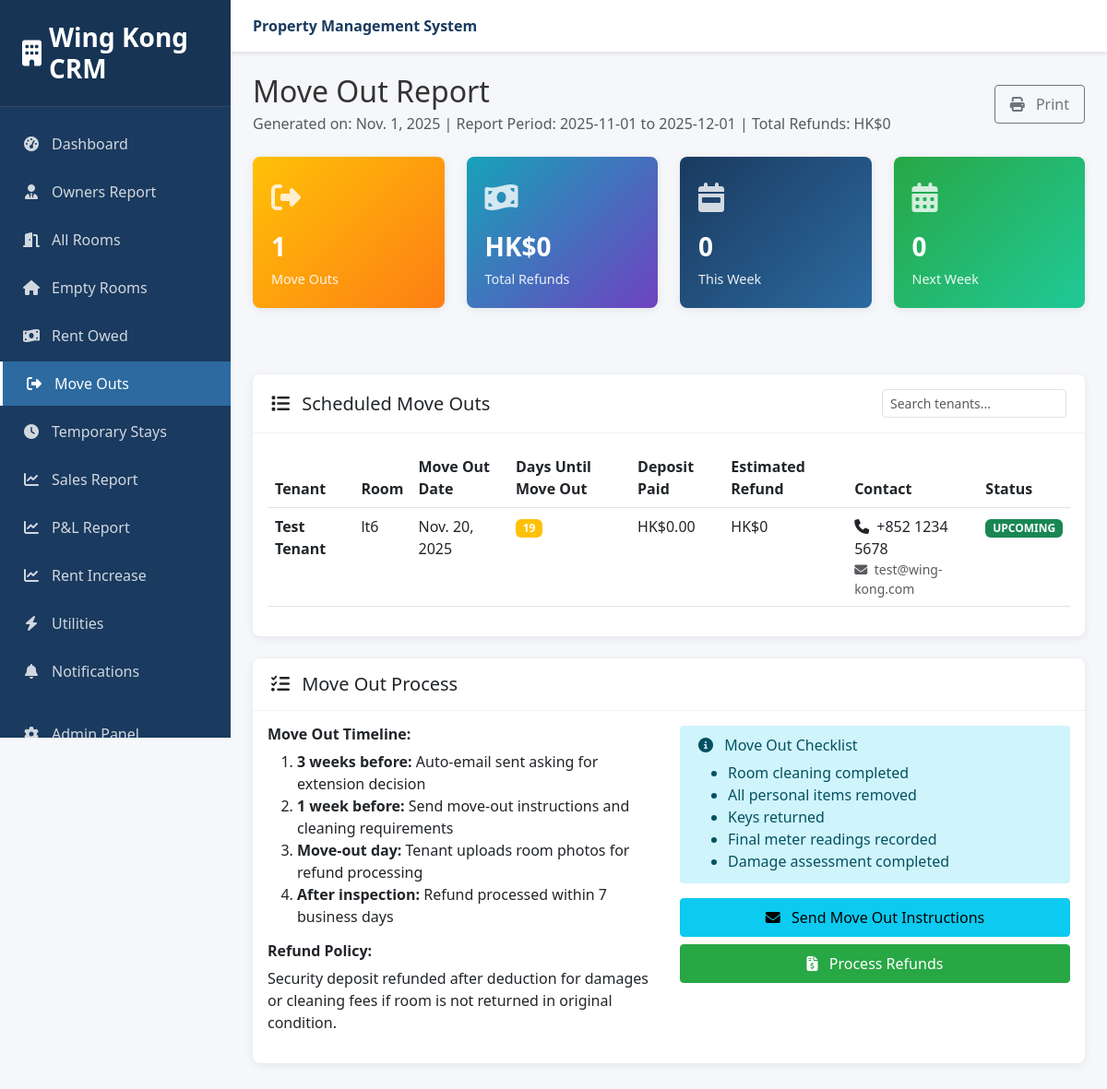
Page /reports/move-out/ (signed in) on the committed database.
### bookings/models.py (models this page shows, shortened)
class Booking(models.Model):
    BOOKING_STATUS = [
        ('pending', 'Pending'),  # Booking created but not confirmed
        ('confirmed', 'Confirmed'),  # Deposit paid, room reserved
        ('active', 'Active'),  # Tenant moved in
        ('completed', 'Completed'),  # Tenant moved out successfully
        ('cancelled', 'Cancelled'),  # Booking cancelled
        ('terminated', 'Terminated'),  # Contract terminated early
    ]
    PAYMENT_STATUS = [
        ('pending', 'Pending'),
        ('deposit_paid', 'Deposit Paid'),
        ('fully_paid', 'Fully Paid'),
        ('overdue', 'Overdue'),
    ]
    tenant = models.ForeignKey(Tenant, on_delete=models.CASCADE)
    room = models.ForeignKey(Room, on_delete=models.CASCADE)
    move_in_date = models.DateField()
    move_out_date = models.DateField()
    duration_months = models.IntegerField(help_text="Duration of stay in months")
    status = models.CharField(max_length=20, choices=BOOKING_STATUS, default='pending')
    payment_status = models.CharField(max_length=20, choices=PAYMENT_STATUS, default='pending')
    monthly_rent = models.DecimalField(max_digits=10, decimal_places=2)
    deposit_paid = models.DecimalField(max_digits=10, decimal_places=2, default=0)
    total_amount_paid = models.DecimalField(max_digits=10, decimal_places=2, default=0)
    booking_date = models.DateTimeField(auto_now_add=True)
    confirmed_date = models.DateTimeField(null=True, blank=True)
    actual_move_in_date = models.DateField(null=True, blank=True)
    actual_move_out_date = models.DateField(null=True, blank=True)
    special_requests = models.TextField(blank=True)
    class Meta:
        ordering = ['-booking_date']

### tenants/models.py (models this page shows, shortened)
class Tenant(models.Model):
    GENDER_CHOICES = [
        ('male', 'Male'),
        ('female', 'Female'),
        ('other', 'Other'),
    ]
    user = models.OneToOneField(User, on_delete=models.CASCADE, null=True, blank=True)
    full_name = models.CharField(max_length=200)
    hkid_number = models.CharField(
        max_length=20,
        unique=True,
        blank=True,
        null=True,
        validators=[RegexValidator(regex='^[A-Z]{1,2}[0-9]{6}\\([0-9A]\\)$', message='Enter valid HKID format')]
    )
    passport_number = models.CharField(max_length=50, blank=True, null=True)
    nationality = models.CharField(max_length=100)
    date_of_birth = models.DateField()
    gender = models.CharField(max_length=10, choices=GENDER_CHOICES)
    phone_number = models.CharField(max_length=20)
    whatsapp_number = models.CharField(max_length=20, blank=True, null=True)
    emergency_contact_name = models.CharField(max_length=200, blank=True)
    emergency_contact_phone = models.CharField(max_length=20, blank=True)
    resume = models.FileField(upload_to='tenant_resumes/', null=True, blank=True)
    job_search_status = models.BooleanField(default=False)
    created_at = models.DateTimeField(auto_now_add=True)
    updated_at = models.DateTimeField(auto_now=True)

### properties/models.py (models this page shows, shortened)
class Room(models.Model):
    ROOM_STATUS = [
        ('available', 'Available'),  # Ready for booking
        ('reserved', 'Reserved'),  # Booking confirmed, deposit paid
        ('occupied', 'Occupied'),  # Tenant actively living there
        ('maintenance', 'Under Maintenance'),  # Being repaired/cleaned
        ('temporary', 'Temporary Stay'),  # Short-term temporary occupancy
        ('cleaning', 'Being Cleaned'),  # Between tenants, being cleaned
    ]
    property = models.ForeignKey(Property, on_delete=models.CASCADE, related_name='rooms')
    room_code = models.CharField(max_length=10, unique=True)  # c5a, c5b, etc.
    room_number = models.CharField(max_length=20)
    description = models.TextField(blank=True)
    monthly_rent = models.DecimalField(max_digits=10, decimal_places=2, validators=[MinValueValidator(Decimal('0.01'))])
    deposit_amount = models.DecimalField(max_digits=10, decimal_places=2, default=2500.00)
    status = models.CharField(max_length=20, choices=ROOM_STATUS, default='available')
    photos = models.JSONField(default=list, blank=True)
    videos = models.JSONField(default=list, blank=True)
    post_ad_price = models.DecimalField(
        max_digits=10, decimal_places=2,
        null=True, blank=True,
        help_text="Price advertised to public (for rent increase detection)"
    )
    size_sqft = models.DecimalField(max_digits=8, decimal_places=2, null=True, blank=True)
    has_private_bathroom = models.BooleanField(default=False)
    has_balcony = models.BooleanField(default=False)
    created_at = models.DateTimeField(auto_now_add=True)
    updated_at = models.DateTimeField(auto_now=True)
    class Meta:
        ordering = ['room_code']

### reports/views.py (the view)
# urls.py: path('move-out/', views.move_out_report, name='move_out'),
@staff_required
def move_out_report(request):
    today = timezone.now().date()
    move_out_date_start = today
    move_out_date_end = today + timedelta(days=30)
    upcoming_move_outs = Booking.objects.filter(
        move_out_date__range=[move_out_date_start, move_out_date_end],
        status='active'
    ).select_related('tenant', 'room')
    total_refunds = 0
    total_deposits = 0
    for booking in upcoming_move_outs:
        booking.days_until_move_out = (booking.move_out_date - today).days
        booking.refund_amount = booking.deposit_paid or 0  # Simple full refund for now
        total_refunds += booking.refund_amount
        total_deposits += booking.deposit_paid or 0
        if booking.move_out_date == today:
            booking.move_out_status = "MOVING OUT TODAY"
        elif booking.days_until_move_out <= 7:
            booking.move_out_status = "THIS WEEK"
        elif booking.days_until_move_out <= 14:
            booking.move_out_status = "NEXT WEEK"
        else:
            booking.move_out_status = "UPCOMING"
    this_week_count = sum(1 for b in upcoming_move_outs if 0 <= b.days_until_move_out <= 7)
    next_week_count = sum(1 for b in upcoming_move_outs if 8 <= b.days_until_move_out <= 14)
    context = {
        'title': 'Move Out Report',
        'upcoming_move_outs': upcoming_move_outs,
        'total_refunds': total_refunds,
        'total_deposits': total_deposits,
        'this_week_count': this_week_count,
        'next_week_count': next_week_count,
        'report_range': f"{move_out_date_start} to {move_out_date_end}",
        'today': today,
    }
    return render(request, 'reports/move_out.html', context)

### reports/views.py (called while the page is built)
def staff_required(view_func):
    decorated_view_func = login_required(user_passes_test(
        lambda u: u.is_staff,
        login_url='/admin/login/'
    )(view_func))
    return decorated_view_func

### templates/reports/move_out.html (shortened to what this page needs)
{% extends 'reports/base.html' %}
{% block content %}
<div class="d-flex justify-content-between align-items-center mb-4">
    <div>
        <h2 class="mb-1">{{ title }}</h2>
        <p class="text-muted mb-0">Generated on: {{ today }} | Report Period: {{ report_range }} | Total Refunds: HK${{ total_refunds }}</p>
    </div>
    <div>
        <button onclick="window.print()" class="btn btn-outline-secondary">
            <i class="fas fa-print me-2"></i> Print
        </button>
    </div>
</div>
{% if upcoming_move_outs %}
<div class="row mb-4">
    <div class="col-xl-3 col-md-6 mb-4">
        <div class="stats-card warning">
            <div class="stats-icon">
                <i class="fas fa-sign-out-alt"></i>
            </div>
            <div class="stats-number">{{ upcoming_move_outs|length }}</div>
            <div class="stats-label">Move Outs</div>
        </div>
    </div>
    <div class="col-xl-3 col-md-6 mb-4">
        <div class="stats-card info">
            <div class="stats-icon">
                <i class="fas fa-money-bill-wave"></i>
            </div>
            <div class="stats-number">HK${{ total_refunds }}</div>
            <div class="stats-label">Total Refunds</div>
        </div>
    </div>
    <div class="col-xl-3 col-md-6 mb-4">
        <div class="stats-card primary">
            <div class="stats-icon">
                <i class="fas fa-calendar-week"></i>
            </div>
            <div class="stats-number">{{ this_week_count }}</div>
            <div class="stats-label">This Week</div>
        </div>
    </div>
    <div class="col-xl-3 col-md-6 mb-4">
        <div class="stats-card success">
            <div class="stats-icon">
                <i class="fas fa-calendar-alt"></i>
            </div>
            <div class="stats-number">{{ next_week_count }}</div>
            <div class="stats-label">Next Week</div>
        </div>
    </div>
</div>
<div class="card">
    <div class="card-header d-flex justify-content-between align-items-center">
        <h5 class="mb-0"><i class="fas fa-list me-2"></i> Scheduled Move Outs</h5>
        <div>
            <input type="text" class="form-control form-control-sm" placeholder="Search tenants..." style="width: 200px;">
        </div>
    </div>
    <div class="card-body">
        <div class="table-responsive">
            <table class="table table-hover">
                <thead>
                    <tr>
                        <th>Tenant</th>
                        <th>Room</th>
                        <th>Move Out Date</th>
                        <th>Days Until Move Out</th>
                        <th>Deposit Paid</th>
                        <th>Estimated Refund</th>
                        <th>Contact</th>
                        <th>Status</th>
                    </tr>
                </thead>
                <tbody>
                    {% for booking in upcoming_move_outs %}
                    <tr>
                        <td><strong>{{ booking.tenant.full_name }}</strong></td>
                        <td>{{ booking.room.room_code }}</td>
                        <td>{{ booking.move_out_date }}</td>
                        <td><span class="badge bg-warning">{{ booking.days_until_move_out }}</span></td>
                        <td>HK${{ booking.deposit_paid }}</td>
                        <td>HK${{ booking.refund_amount }}</td>
                        <td>
                            <div>
                                <i class="fas fa-phone me-1"></i> {{ booking.tenant.phone_number }}
                            </div>
                            <div class="small text-muted">
                                <i class="fas fa-envelope me-1"></i> {{ booking.tenant.user.email }}
                            </div>
                        </td>
                        <td>
                            {% if booking.move_out_status == "MOVING OUT TODAY" %}
                            <span class="badge bg-danger">{{ booking.move_out_status }}</span>
                            {% elif booking.move_out_status == "THIS WEEK" %}
                            <span class="badge bg-warning">{{ booking.move_out_status }}</span>
                            {% elif booking.move_out_status == "NEXT WEEK" %}
                            <span class="badge bg-info">{{ booking.move_out_status }}</span>
                            {% else %}
                            <span class="badge bg-success">{{ booking.move_out_status }}</span>
                            {% endif %}
                        </td>
                    </tr>
                    {% endfor %}
                </tbody>
            </table>
        </div>
    </div>
</div>
<div class="card">
    <div class="card-header">
        <h5 class="mb-0"><i class="fas fa-tasks me-2"></i> Move Out Process</h5>
    </div>
    <div class="card-body">
        <div class="row">
            <div class="col-md-6">
                <h6><strong>Move Out Timeline:</strong></h6>
                <ol>
                    <li><strong>3 weeks before:</strong> Auto-email sent asking for extension decision</li>
                    <li><strong>1 week before:</strong> Send move-out instructions and cleaning requirements</li>
                    <li><strong>Move-out day:</strong> Tenant uploads room photos for refund processing</li>
                    <li><strong>After inspection:</strong> Refund processed within 7 business days</li>
                </ol>
                <h6><strong>Refund Policy:</strong></h6>
                <p>Security deposit refunded after deduction for damages or cleaning fees if room is not returned in original condition.</p>
            </div>
            <div class="col-md-6">
                <div class="alert alert-info">
                    <h6><i class="fas fa-info-circle me-2"></i> Move Out Checklist</h6>
                    <ul class="mb-0">
                        <li>Room cleaning completed</li>
                        <li>All personal items removed</li>
                        <li>Keys returned</li>
                        <li>Final meter readings recorded</li>
                        <li>Damage assessment completed</li>
                    </ul>
                </div>
                <div class="d-grid gap-2 mt-3">
                    <button class="btn btn-info">
                        <i class="fas fa-envelope me-2"></i> Send Move Out Instructions
                    </button>
                    <button class="btn btn-success">
                        <i class="fas fa-file-invoice-dollar me-2"></i> Process Refunds
                    </button>
                </div>
            </div>
        </div>
    </div>
</div>
{% endif %}
{% endblock %}

### templates/reports/base.html (style rules this page uses)
:root { --primary-color: #1a3a5f; --secondary-color: #2c6aa0; --accent-color: #4a89dc; --success-color: #28a745; --info-color: #17a2b8; --warning-color: #ffc107; --danger-color: #dc3545; --light-color: #f8f9fa; --dark-color: #343a40; --sidebar-width: 250px; }
* { margin: 0; padding: 0; box-sizing: border-box; }
body { font-family: 'Segoe UI', Tahoma, Geneva, Verdana, sans-serif; background-color: #f5f7fa; color: #333; }
.card { border: none; border-radius: 8px; box-shadow: 0 2px 10px rgba(0,0,0,0.08); margin-bottom: 1.5rem; transition: all 0.3s; }
.card-header { background-color: transparent; border-bottom: 1px solid rgba(0,0,0,0.05); padding: 1rem 1.25rem; font-weight: 600; }
.stats-card { border-radius: 8px; padding: 1.25rem; margin-bottom: 1.5rem; box-shadow: 0 2px 10px rgba(0,0,0,0.08); transition: all 0.3s; position: relative; overflow: hidden; }
.stats-card.primary { background: linear-gradient(135deg, #1a3a5f, #2c6aa0); color: white; }
.stats-card.success { background: linear-gradient(135deg, #28a745, #20c997); color: white; }
.stats-card.warning { background: linear-gradient(135deg, #ffc107, #fd7e14); color: white; }
.stats-card.info { background: linear-gradient(135deg, #17a2b8, #6f42c1); color: white; }
.stats-icon { font-size: 2rem; opacity: 0.8; margin-bottom: 0.5rem; }
.stats-number { font-size: 1.75rem; font-weight: 700; margin-bottom: 0.25rem; }
.stats-label { font-size: 0.9rem; opacity: 0.9; }
.btn { border-radius: 4px; padding: 0.5rem 1rem; font-weight: 500; transition: all 0.3s; }
.btn-success { background-color: var(--success-color); border-color: var(--success-color); }
.alert { border: none; border-radius: 4px; padding: 0.75rem 1.25rem; }

### rows in the picture
Booking: tenant.full_name "Test Tenant", room.room_code "lt6", move_out_date "Nov. 20, 2025", days_until_move_out "19", deposit_paid "0.00", refund_amount "0", tenant.phone_number "+852 1234 5678", tenant.user.email "test@wing-kong.com", move_out_status "UPCOMING"

### other values in the picture
{{ title }} "Move Out Report"
{{ today }} "Nov. 1, 2025"
{{ report_range }} "2025-11-01 to 2025-12-01"
{{ total_refunds }} "0"
{{ upcoming_move_outs|length }} "1"
{{ this_week_count }} "0"
{{ next_week_count }} "0"
